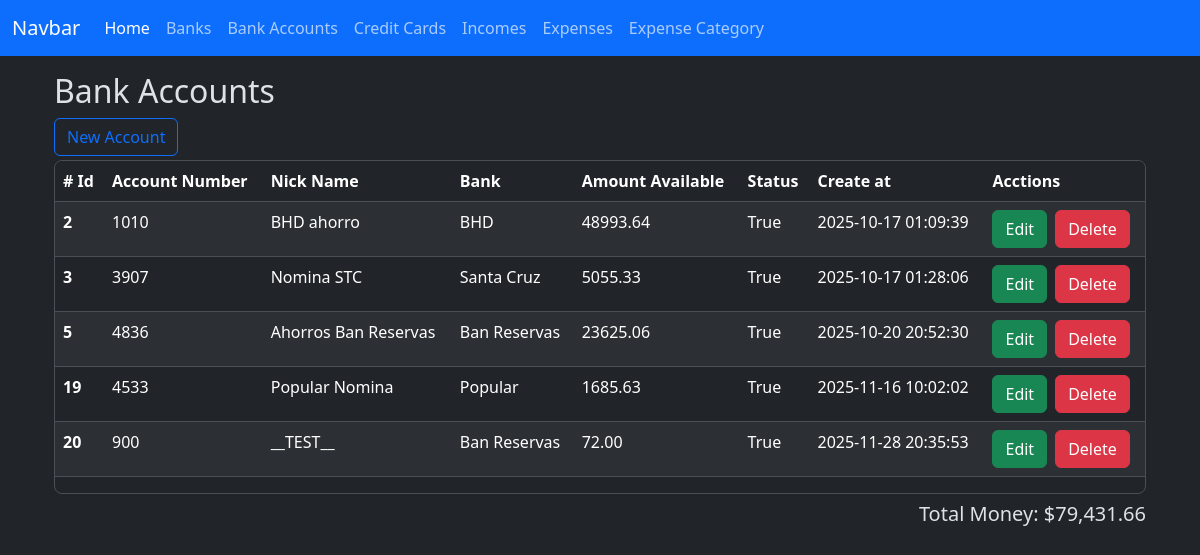
Page /bank_accounts/index on the earlier database version.
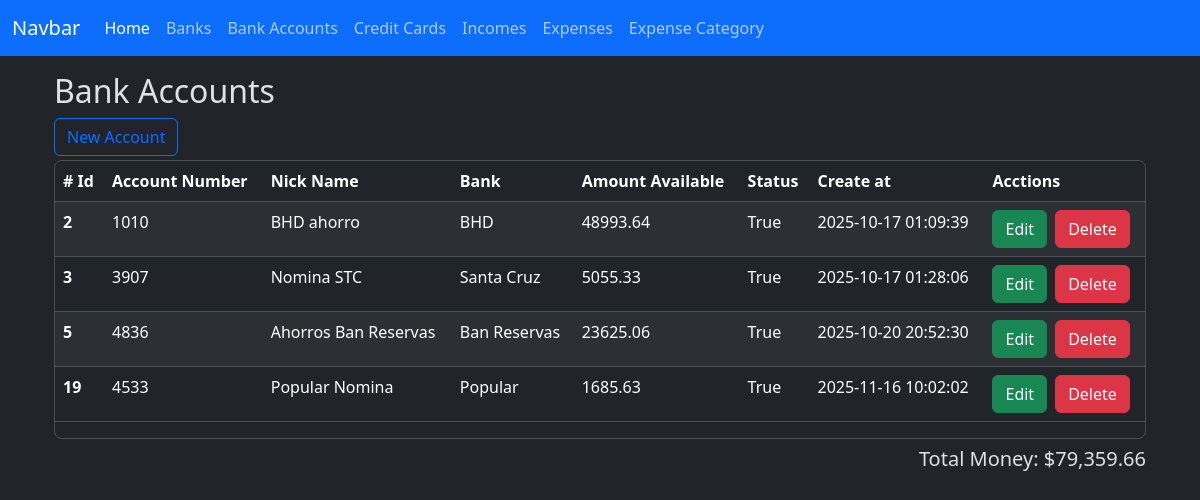
Same page on the later database version.
### app/models/bank_account.py (models this page shows)
class BankAccount(db.Model):
    __tablename__ = 'bank_accounts'
    id = db.Column(db.Integer, primary_key=True)
    nick_name = db.Column(db.String(120))
    amount_available = db.Column(db.Numeric(10, 2), nullable=False)
    is_active = db.Column(db.Boolean, default=True)
    account_number = db.Column(db.Integer, nullable=True)
    bank_id = db.Column(db.Integer, db.ForeignKey('banks.id'))
    created_at = db.Column(db.DateTime(timezone=True), server_default=func.now())
    updated_at = db.Column(db.DateTime(timezone=True), onupdate=func.now())
    bank = relationship('Bank', back_populates='bank_accounts')
    expenses = relationship('Expense', back_populates='bank_account')
    incomes = relationship('Income', back_populates='bank_account')

### app/models/bank.py (models this page shows)
class Bank(db.Model):
    __tablename__ = 'banks'
    id = db.Column(db.Integer, primary_key=True)
    name = db.Column(db.String(100), nullable=False)
    created_at = db.Column(db.DateTime(timezone=True), server_default=func.now())
    updated_at = db.Column(db.DateTime(timezone=True), onupdate=func.now())
    bank_accounts = relationship('BankAccount', back_populates='bank')
    credit_cards = relationship('CreditCard', back_populates='bank')

### app/routes/bank_account_routes.py (the view)
@bank_account_bp.route('/index', methods=['GET'])
def index():
    banks = Bank.query.all()
    bank_accounts = BankAccount.query.all()
    total_money = Decimal()
    for account in bank_accounts:
        total_money += account.amount_available
    total_money_formatted = f'{total_money:,.2f}'
    context = {
        'banks': banks,
        'bank_accounts': bank_accounts,
        'total_money': total_money_formatted,
    }
    return render_template('bank_accounts/index.html', **context)

### app/templates/bank_accounts/index.html (shortened to what this page needs)
{% extends 'layout.html' %}
{% block content %}
    <h2>Bank Accounts</h2>
    <div class="row">
        <div class="col-sm">
            <button type="button" class="btn btn-outline-primary" data-bs-toggle="modal" data-bs-target="#create-bank-account"
            >New Account</button>
        </div>
        <div class="col-sm"></div>
    </div>
    <div class="table-responsive overflow-y-auto border rounded-3 mt-1" style="max-height: 388px;">
        <table class="table table-striped  table-hover">
            <thead class="sticky-top">
                <tr>
                    <th scope="col"># Id</th>
                    <th scope="col">Account Number</th>
                    <th scope="col">Nick Name</th>
                    <th scope="col">Bank</th>
                    <th scope="col">Amount Available</th>
                    <th scope="col">Status</th>
                    <th scope="col">Create at</th>
                    <th scope="col">Acctions</th>
                </tr>
            </thead>
            <tbody>
                {% for bank_account in bank_accounts %}
                <tr class="bank-row" data-bank-account-id = "{{ bank_account.id }}">
                    <th scope="row">{{ bank_account.id }}</th>
                    <td>{{ bank_account.account_number }}</td>
                    <td>{{ bank_account.nick_name }}</td>
                    <td>{{ bank_account.bank.name }}</td>
                    <td>{{ bank_account.amount_available }}</td>
                    <td>{{ bank_account.is_active }}</td>
                    <td>{{ bank_account.created_at }}</td>
                    <td>
                        <div class="d-flex gap-2">
                            <button
                                type="button"
                                class="btn btn-success"
                                data-bs-toggle="modal"
                                data-bs-target="#edit-bank-account"
                                data-bank-account-id="{{ bank_account.id }}"
                                data-account-number="{{ bank_account.account_number }}"
                                data-nick-name="{{ bank_account.nick_name }}"
                                data-amount-available="{{ bank_account.amount_available }}"
                                data-bank-id="{{ bank_account.bank.id }}"
                            >Edit
                            </button>
                            <a href="{{ url_for('bank_account.delete', id=bank_account.id) }}" class="btn btn-danger">Delete</a>
                        </div>
                    </td>
                </tr>
                {% endfor %}
            </tbody>
        </table>
    </div>
    <div class="col-sm d-flex flex-row-reverse mt-2">
        <h5>Total Money: ${{ total_money }}</h5>
    </div>
    <link href="https://cdn.jsdelivr.net/npm/@sweetalert2/theme-dark@5/dark.css" rel="stylesheet">
{% endblock %}

### app/templates/layout.html (shortened to what this page needs)
<!doctype html>
<html lang="en" data-bs-theme="dark">
  <head>
    <link href="https://cdn.jsdelivr.net/npm/bootstrap@5.3.8/dist/css/bootstrap.min.css" rel="stylesheet">
    <link rel="stylesheet" href="../static/style.css">
</head>
  <body>
    <nav class="navbar navbar-expand-lg bg-primary fixed-top mx-2 mx-auto">
        <div class="container-fluid">
            <a class="navbar-brand" href="#">Navbar</a>
            <div class="collapse navbar-collapse" id="navbarNav">
                <ul class="navbar-nav">
                    <li class="nav-item">
                        <a class="nav-link active" aria-current="page" href="{{ url_for('home.index' ) }}">Home</a>
                    </li>
                    <li class="nav-item">
                        <a class="nav-link" href="{{ url_for('bank.index' ) }}">Banks</a>
                    </li>
                    <li class="nav-item">
                        <a class="nav-link" href="{{ url_for('bank_account.index' ) }}">Bank Accounts</a>
                    </li>
                    <li class="nav-item">
                        <a class="nav-link" href="{{ url_for('credit_card.index' ) }}">Credit Cards</a>
                    </li>
                    <li class="nav-item">
                        <a class="nav-link" href="{{ url_for('income.index' ) }}">Incomes</a>
                    </li>
                    <li class="nav-item">
                        <a class="nav-link" href="{{ url_for('expense.index' ) }}">Expenses</a>
                    </li>
                    <li class="nav-item">
                        <a class="nav-link" href="{{ url_for('expense_category.index' ) }}">Expense Category</a>
                    </li>
                </ul>
            </div>
        </div>
    </nav>
    <main class="container mt-5 p-4">
    {% block content %}
    {% endblock %}
    </main>
  </body>
</html>

Differences in the rows shown:
removed BankAccount: id "20", account_number "900", nick_name "__TEST__", bank.name "Ban Reservas", amount_available "72.00", is_active "True", created_at "2025-11-28 20:35:53"
Other differences:
{{ total_money }}: "79,431.66" → "79,359.66"
